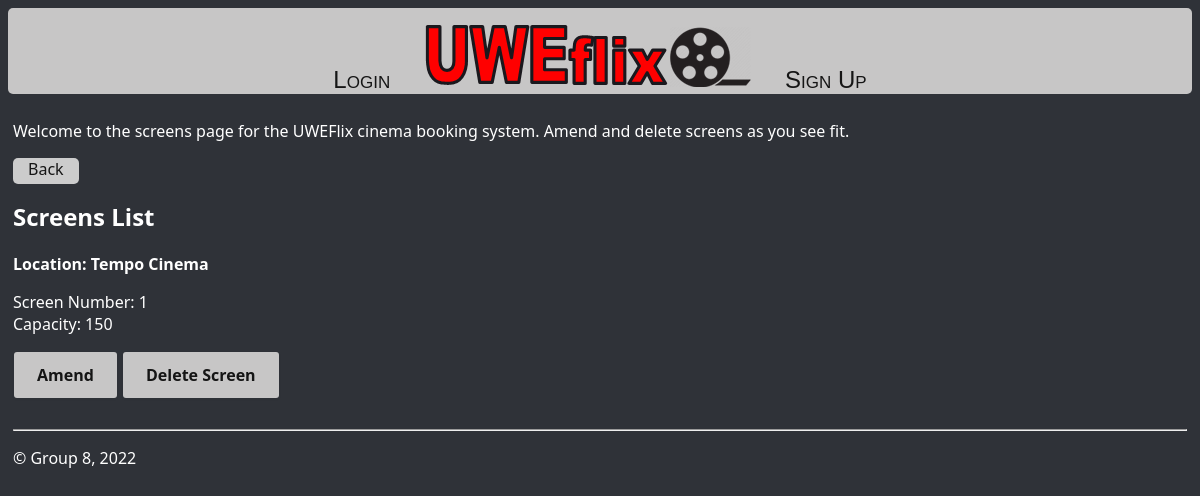
Screenshot of /allScreen/ with the database file from the repository.
### uweflix/models.py (models this page shows, shortened)
class Screen(models.Model):
    screen_id = models.UUIDField(primary_key=True, default=uuid.uuid4, editable=False, unique=True)
    venue_id = models.ForeignKey(Venue, on_delete=models.CASCADE)
    screen_num = models.IntegerField(max_length=2)
    capacity = models.IntegerField(max_length=3)
    is_full = models.BooleanField(default=False)

class Venue(models.Model):
    venue_id = models.UUIDField(primary_key=True, default=uuid.uuid4, editable=False, unique=True)
    name =  models.CharField(max_length=25)
    street_address = models.CharField(max_length=100)
    postcode = models.CharField(max_length=8)
    city = models.CharField(max_length=20)
    def __str__(self):
	    return self.name

### uweflix/views.py (the view)
# urls.py: path("allScreen/", views.getAllScreens, name="allScreen"),
def getAllScreens(request):
    screenList = Screen.objects.all()
    return render(request, 'uweflix/allScreen.html', {'screenList': screenList})

### uweflix/templates/uweflix/allScreen.html (shortened to what this page needs)
{% extends "uweflix/layout.html" %}
{% block content %}
    <p>Welcome to the screens page for the UWEFlix cinema booking system. Amend and delete screens as you see fit.</p>
    <a class = "nevermindButton" href="{% url 'cinemaAdmin' %}">Back</a>
    <h2>Screens List</h2>
{% for screen in screenList %}
    <div class="card">
        <div class="card-header">
        <strong>Location: {{ screen.venue_id }}</strong>
        </div>
        <div class="card-body">
        <p class="card-text">
            Screen Number:  {{ screen.screen_num }}
            <br>
            Capacity:  {{ screen.capacity }}
            <br>
        </p>
        </div>
        <div class="card-footer text-muted">
            <a class="amendButtons" href="{% url 'amendScreen' screen.screen_id %}">Amend</a>
            <a class="deleteButtons" href="{% url 'deleteScreen' screen.screen_id %}">Delete Screen</a>
        </div>
    </div>
    <br>
    {% endfor %}
{% endblock %}

### uweflix/static/uweflix/site.css (style rules this page uses)
.body { background-color: #2F3238; color: white; }
.amendButtons, .deleteButtons, .cinemaAdminButtons { align-items: center; background-clip: padding-box; border: 1px solid transparent; border-radius: .25rem; box-shadow: rgba(0, 0, 0, 0.02) 0 1px 3px 0; box-sizing: border-box; color: #151515; cursor: pointer; display: inline-flex; font-family: system-ui,-apple-system,system-ui,"Helvetica Neue",Helvetica,Arial,sans-serif; font-size: 16px; font-weight: 600; justify-content: center; line-height: 1.25; margin: 0; min-height: 3rem; padding: calc(.875rem - 1px) calc(1.5rem - 1px); position: relative; text-decoration: none; transition: all 250ms; user-select: none; -webkit-user-select: none; touch-action: manipulation; vertical-align: baseline; width: auto; }
.amendButtons, .deleteButtons, .cinemaAdminButtons, input[type=submit] { background-color: #c7c6c6; }
.nevermindButton { padding: 0px 15px 4px; color : #151515; background:#ccc; border:0 none; cursor:pointer; -webkit-border-radius: 5px; border-radius: 5px; text-decoration: none; }

### rows the page displays
Screen: venue_id "Tempo Cinema", screen_num "1", capacity "150"
